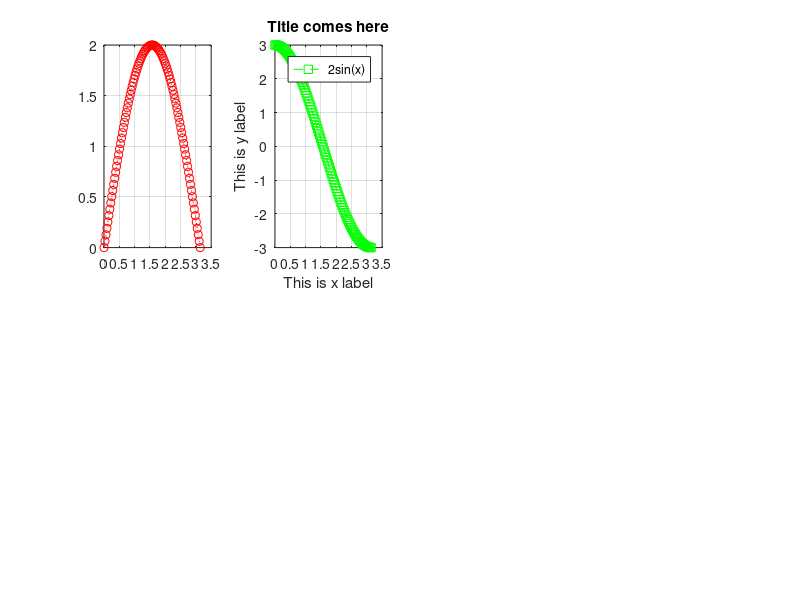

The MATLAB source for this figure:
x=linspace(0,pi,100);
y1=2.*sin(x);
subplot(2,4,1)
plot(x,y1,':or')
grid on

y2=3.*cos(x);
subplot(2,4,2)
plot(x,y2,'--gs')
 
 title('Title comes here')
xlabel('This is x label')
ylabel('This is y label')
legend('2sin(x)','cos(x)')
grid on